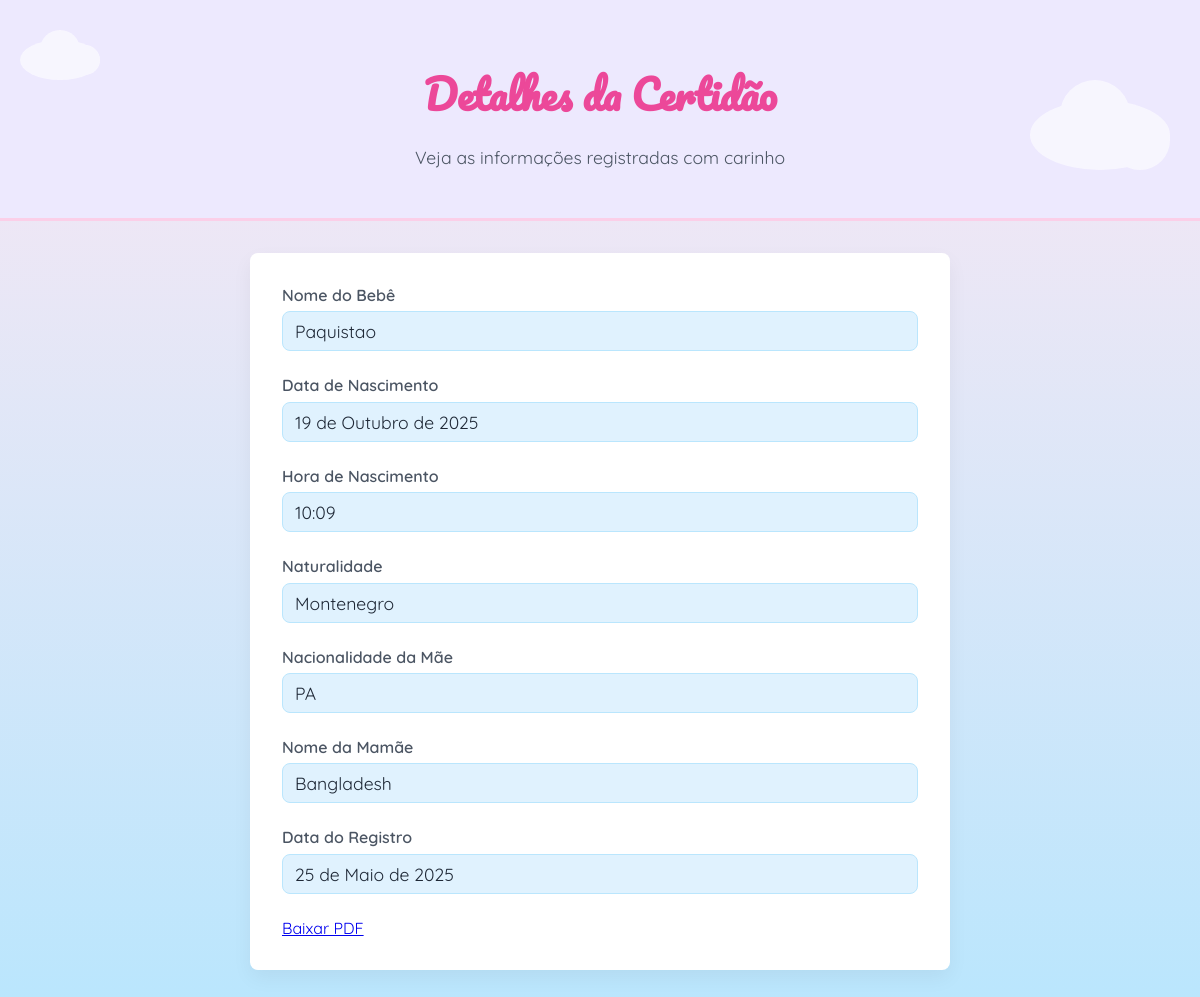
Page /4/ on the committed database.
### certidao/models.py (models this page shows, shortened)
class CertidaoNascimento(models.Model):
    nome_crianca = models.CharField(max_length=255)
    sexo = models.CharField(max_length=10, choices=[('Masculino', 'Masculino'), ('Feminino', 'Feminino'), ('Outro', 'Outro')])
    data_nascimento = models.DateField()
    hora_nascimento = models.TimeField()
    local_nascimento = models.CharField(max_length=255)
    dnv = models.CharField("Declaração de Nascido Vivo", max_length=50, unique=True)
    nome_mae = models.CharField(max_length=255)
    nacionalidade_mae = models.CharField(max_length=100)
    naturalidade_mae = models.CharField(max_length=100)
    idade_mae = models.PositiveIntegerField()
    profissao_mae = models.CharField(max_length=100, blank=True, null=True)
    endereco_mae = models.TextField()
    nome_pai = models.CharField(max_length=255, blank=True, null=True)
    nacionalidade_pai = models.CharField(max_length=100, blank=True, null=True)
    naturalidade_pai = models.CharField(max_length=100, blank=True, null=True)
    idade_pai = models.PositiveIntegerField(blank=True, null=True)
    profissao_pai = models.CharField(max_length=100, blank=True, null=True)
    endereco_pai = models.TextField(blank=True, null=True)
    nome_avo_materno = models.CharField(max_length=255, blank=True, null=True)
    nome_avo_materna = models.CharField(max_length=255, blank=True, null=True)
    nome_avo_paterno = models.CharField(max_length=255, blank=True, null=True)
    nome_avo_paterna = models.CharField(max_length=255, blank=True, null=True)
    estado_civil_pais = models.CharField(
        max_length=50,
        choices=[
            ('Casados', 'Casados'),
            ('União Estável', 'União Estável'),
            ('Solteiros', 'Solteiros'),
            ('Separados', 'Separados'),
            ('Divorciados', 'Divorciados'),
            ('Outros', 'Outros'),
        ],
        blank=True,
        null=True
    )
    data_registro = models.DateField(auto_now_add=True)
    livro = models.CharField(max_length=20)
    folha = models.CharField(max_length=20)
    termo = models.CharField(max_length=20)
    nome_oficial_cartorio = models.CharField(max_length=255)
    nome_declarante = models.CharField(max_length=255)
    def pdf_url(self):
        return f"/media/certidoes/certidao_{self.id}.pdf"

### certidao/views.py (the view)
# urls.py: path('<int:pk>/', CertidaoNascimentoDetailView.as_view(), name='certidao_detail'),
class CertidaoNascimentoDetailView(DetailView):
    model = CertidaoNascimento
    template_name = 'certidao_detail.html'
    context_object_name = 'certidao'

### certidao/templates/certidao_detail.html (shortened to what this page needs)
{% load static %}
<!DOCTYPE html>
<html lang="pt-br">
<head>
</head>
<body>
  <header>
    <h1>Detalhes da Certidão</h1>
    <p>Veja as informações registradas com carinho</p>
  </header>
  <div class="cloud small"></div>
  <div class="cloud large"></div>
  <div class="container">
    <div class="field">
      <label>Nome do Bebê</label>
      <div class="field-value">{{ certidao.nome_crianca }}</div>
    </div>
    <div class="field">
      <label>Data de Nascimento</label>
      <div class="field-value">{{ certidao.data_nascimento }}</div>
    </div>
    <div class="field">
      <label>Hora de Nascimento</label>
      <div class="field-value">{{ certidao.hora_nascimento }}</div>
    </div>
    <div class="field">
      <label>Naturalidade</label>
      <div class="field-value">{{ certidao.local_nascimento }}</div>
    </div>
    <div class="field">
      <label>Nacionalidade da Mãe</label>
      <div class="field-value">{{ certidao.nacionalidade_mae }}</div>
    </div>
    <div class="field">
      <label>Nome da Mamãe</label>
      <div class="field-value">{{ certidao.nome_mae }}</div>
    </div>
    <div class="field">
      <label>Data do Registro</label>
      <div class="field-value">{{ certidao.data_registro }}</div>
    </div>
    <a href="{{ certidao.pdf_url }}">Baixar PDF</a>
  </div>
</body>
</html>

### certidao/templates/certidao_detail.html (style rules this page uses)
:root { --primary: #ec4899; --primary-hover: #db2777; --secondary: #8b5cf6; --secondary-hover: #7c3aed; --text-primary: #1f2937; --text-secondary: #4b5563; --radius: 0.5rem; --pink-light: #fce7f3; --blue-light: #bae6fd; --white: #ffffff; }
* { box-sizing: border-box; }
body { font-family: 'Quicksand', sans-serif; margin: 0; padding: 0; background: linear-gradient(to bottom, var(--pink-light), var(--blue-light)); color: var(--text-primary); overflow-x: hidden; }
header { text-align: center; padding: 2rem; background: #ede9fe; border-bottom: 3px solid #fbcfe8; }
header h1 { font-family: 'Pacifico', cursive; color: var(--primary); margin-bottom: 0.3rem; font-size: 2.5rem; }
header p { color: var(--text-secondary); font-size: 1.1rem; }
.container { max-width: 700px; margin: 2rem auto; padding: 2rem; background: var(--white); border-radius: var(--radius); box-shadow: 0 8px 20px rgba(0, 0, 0, 0.05); animation: slideFadeIn 1s ease-out; position: relative; z-index: 2; }
.field { margin-bottom: 1.5rem; }
.field label { display: block; font-weight: 600; color: var(--text-secondary); margin-bottom: 0.4rem; }
.field-value { font-size: 1.1rem; color: var(--text-primary); padding: 0.5rem 0.75rem; background: #e0f2fe; border-radius: var(--radius); border: 1px solid #bae6fd; }
.cloud { position: absolute; background: #ffffff; border-radius: 50%; opacity: 0.6; animation: float 6s ease-in-out infinite; z-index: 1; }
.cloud::before, .cloud::after { content: ''; position: absolute; background: #ffffff; border-radius: 50%; }
.cloud.small { width: 80px; height: 40px; top: 40px; left: 20px; }
.cloud.small::before { width: 40px; height: 40px; top: -10px; left: 20px; }
.cloud.small::after { width: 30px; height: 30px; top: 5px; left: 50px; }
.cloud.large { width: 140px; height: 70px; top: 100px; right: 30px; }
.cloud.large::before { width: 70px; height: 70px; top: -20px; left: 30px; }
.cloud.large::after { width: 60px; height: 60px; top: 10px; left: 80px; }

### rows in the picture
CertidaoNascimento: nome_crianca "Paquistao", data_nascimento "19 de Outubro de 2025", hora_nascimento "10:09", local_nascimento "Montenegro", nacionalidade_mae "PA", nome_mae "Bangladesh", data_registro "25 de Maio de 2025"
